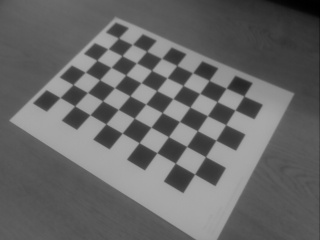
#> input picture pi-cam-cv/calibration/chess_board/frame01.jpg, 320 x 240 px; its folder holds only this picture in this run
$ python pi_calibrate.py
#> lines starting #> are read from the running program, lines starting #| are printed output that depends on the picture; after the words box and inside, x2 and y2 are one past the last pixel; in counts of white or black regions, pixels touching at a corner belong together; long printed decimals are rounded

"""
Reference:
OpenCV-Python Tutorials - Camera Calibration and 3D Reconstruction
http://opencv-python-tutroals.readthedocs.org/en/latest/py_tutorials/py_calib3d/py_calibration/py_calibration.html
"""

import cv2
import numpy as np
import glob

# termination criteria
criteria = (cv2.TERM_CRITERIA_EPS + cv2.TERM_CRITERIA_MAX_ITER, 30, 0.001)

# 6x9 chess board, prepare object points, like (0,0,0), (1,0,0), (2,0,0) ....,(6,5,0)
object_point = np.zeros((6*9, 3), np.float32)
object_point[:, :2] = np.mgrid[0:9, 0:6].T.reshape(-1, 2)

# 3d point in real world space
object_points = []
# 2d points in image plane
image_points = []
h, w = 0, 0

images = glob.glob('chess_board/*.jpg')

for file_name in images:
    image = cv2.imread(file_name)
#> image is the input picture: shape (240, 320, 3); min 0, max 171, mean 102.9
    gray = cv2.cvtColor(image, cv2.COLOR_BGR2GRAY)
    h, w = gray.shape[:2]
#> h = 240; w = 320

    # find chess board corners
    ret, corners = cv2.findChessboardCorners(gray, (9, 6), None)
#> ret = True; corners = 54 rows, first 8: [118.5, 37.99], [132.3, 44.49], [146.5, 51.24], [161.6, 58.38], [176.7, 65.5], [192.6, 72.89], [209, 80.43], [226.2, 88.2]

    # add object points, image points
    if ret:
        object_points.append(object_point)
        cv2.cornerSubPix(gray, corners, (11, 11), (-1, -1), criteria)
        image_points.append(corners)

        # draw and display the corners
        cv2.drawChessboardCorners(image, (9, 6), corners, ret)
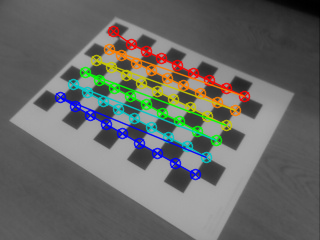
#> image: shape (240, 320, 3); 10.84% of pixels changed, all inside (x1, y1, x2, y2) = (54, 25, 251, 181)
        cv2.imshow('image', image)
        cv2.waitKey(500)

# calibration
retval, cameraMatrix, distCoeffs, rvecs, tvecs = cv2.calibrateCamera(object_points, image_points, (w, h), None, None)
#> retval = 0.772; cameraMatrix = [[289.9, 0, 154], [0, 285.3, 145.6], [0, 0, 1]]; distCoeffs = [[1.86, -32.22, 0.00303, -0.0153, 157.5]]; rvecs = ([-0.42, 0.197, 0.564],); tvecs = ([-2.06, -6.34, 17.25],)

print("camera matrix:\n", cameraMatrix)
#| camera matrix:
#|  [[289.938   0.         153.988]
#|  [  0.         285.272 145.638]
#|  [  0.           0.           1.        ]]

# pi camera intrinsic parameters
ay = cameraMatrix[1, 1]
#> ay = 285.3
u0 = cameraMatrix[0, 2]
#> u0 = 154
v0 = cameraMatrix[1, 2]
#> v0 = 145.6
print("Ay:", ay)
#| Ay: 285.272
print("u0:", u0)
#| u0: 153.988
print("v0:", v0)
#| v0: 145.638

cv2.destroyAllWindows()

$ run again, on pi-cam-cv/calibration/chess_board/frame05.jpg
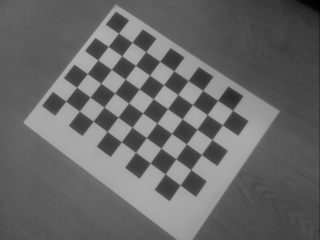
#> input picture pi-cam-cv/calibration/chess_board/frame05.jpg, 320 x 240 px
#> image is the input picture: shape (240, 320, 3); min 0, max 180, mean 103.2
#> ret = True; corners = 54 rows, first 8: [118.5, 33.17], [132, 42.3], [145.7, 51.61], [159.7, 61.22], [173.8, 70.78], [188.2, 80.49], [202.6, 90.36], [217.5, 100.3]
#> `cv2.drawChessboardCorners(image, (9, 6), corners, ret)`:
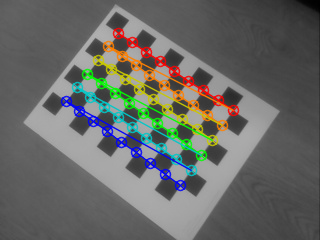
#> image: shape (240, 320, 3); 10.36% of pixels changed, all inside (x1, y1, x2, y2) = (60, 27, 240, 192)
#> retval = 0.0752; cameraMatrix = [[357.2, 0, 163.5], [0, 360.3, 125], [0, 0, 1]]; distCoeffs = [[-0.077, 4.69, -0.00676, 0.00286, -38.6]]; rvecs = ([-0.181, 0.114, 0.62],); tvecs = ([-2.64, -5.33, 21.1],)
#| camera matrix:
#|  [[357.180   0.         163.483]
#|  [  0.         360.271 125.034]
#|  [  0.           0.           1.        ]]
#> ay = 360.3
#> u0 = 163.5
#> v0 = 125
#| Ay: 360.271
#| u0: 163.483
#| v0: 125.034

$ run again, on pi-cam-cv/calibration/chess_board/frame06.jpg
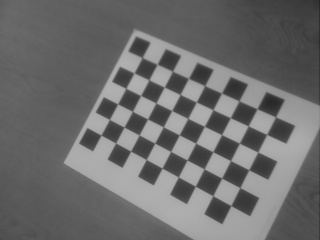
#> input picture pi-cam-cv/calibration/chess_board/frame06.jpg, 320 x 240 px
#> image is the input picture: shape (240, 320, 3); min 35, max 178, mean 108.2
#> ret = True; corners = 54 rows, first 8: [142, 57.45], [157.2, 64.16], [172.4, 70.99], [188.5, 78.36], [204.6, 85.57], [221.5, 93.04], [238.8, 100.7], [257, 108.6]
#> `cv2.drawChessboardCorners(image, (9, 6), corners, ret)`:
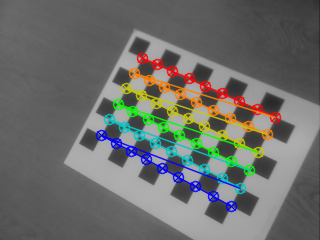
#> image: shape (240, 320, 3); 10.94% of pixels changed, all inside (x1, y1, x2, y2) = (95, 52, 282, 213)
#> retval = 0.0777; cameraMatrix = [[370.9, 0, 148.1], [0, 370.6, 116], [0, 0, 1]]; distCoeffs = [[-0.026, 2.51, -0.00845, -0.0104, -14.39]]; rvecs = ([-0.133, 0.296, 0.469],); tvecs = ([-0.336, -3.34, 21.26],)
#| camera matrix:
#|  [[370.899   0.         148.085]
#|  [  0.         370.642 116.014]
#|  [  0.           0.           1.        ]]
#> ay = 370.6
#> u0 = 148.1
#> v0 = 116
#| Ay: 370.642
#| u0: 148.085
#| v0: 116.014

$ run again, on pi-cam-cv/calibration/chess_board/frame07.jpg
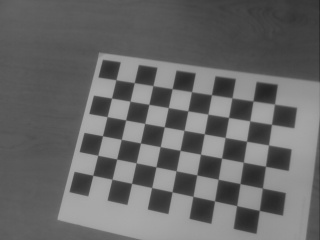
#> input picture pi-cam-cv/calibration/chess_board/frame07.jpg, 320 x 240 px
#> image is the input picture: shape (240, 320, 3); min 35, max 172, mean 103.6
#> ret = True; corners = 54 rows, first 8: [115.9, 79.69], [134.3, 82.64], [152.9, 85.57], [172.1, 88.72], [191.4, 91.63], [211.5, 94.72], [231.9, 97.75], [253, 101]
#> `cv2.drawChessboardCorners(image, (9, 6), corners, ret)`:
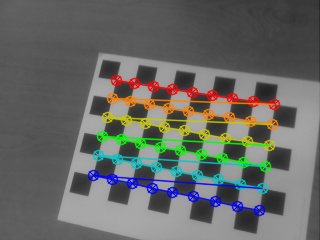
#> image: shape (240, 320, 3); 11.99% of pixels changed, all inside (x1, y1, x2, y2) = (87, 74, 281, 217)
#> retval = 0.0823; cameraMatrix = [[385.8, 0, 135.4], [0, 399.1, 138.2], [0, 0, 1]]; distCoeffs = [[0.0141, 1.53, -0.00362, -0.00332, -7.76]]; rvecs = ([-0.256, 0.177, 0.2],); tvecs = ([-1.02, -2.96, 20.31],)
#| camera matrix:
#|  [[385.812   0.         135.429]
#|  [  0.         399.142 138.169 ]
#|  [  0.           0.           1.        ]]
#> ay = 399.1
#> u0 = 135.4
#> v0 = 138.2
#| Ay: 399.142
#| u0: 135.429
#| v0: 138.169

$ run again, on pi-cam-cv/calibration/chess_board/frame02.jpg
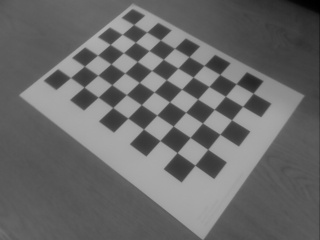
#> input picture pi-cam-cv/calibration/chess_board/frame02.jpg, 320 x 240 px
#> image is the input picture: shape (240, 320, 3); min 0, max 177, mean 104.8
#> ret = True; corners = 54 rows, first 8: [133.6, 24.48], [146.7, 32.04], [160.4, 39.99], [174.5, 48.36], [188.9, 56.63], [204, 65.44], [219.7, 74.44], [236.2, 83.72]
#> `cv2.drawChessboardCorners(image, (9, 6), corners, ret)`:
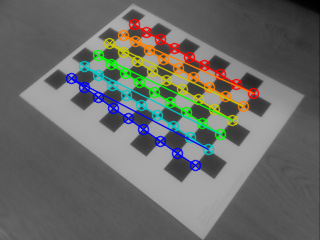
#> image: shape (240, 320, 3); 10.58% of pixels changed, all inside (x1, y1, x2, y2) = (65, 18, 260, 172)
#> retval = 0.354; cameraMatrix = [[488.9, 0, 163.1], [0, 637.3, 111.9], [0, 0, 1]]; distCoeffs = [[1.35, -63.31, -0.0166, 0.00311, 894.4]]; rvecs = ([-0.834, 0.297, 0.627],); tvecs = ([-1.72, -3.9, 28.76],)
#| camera matrix:
#|  [[488.911   0.         163.130]
#|  [  0.         637.332 111.861 ]
#|  [  0.           0.           1.        ]]
#> ay = 637.3
#> u0 = 163.1
#> v0 = 111.9
#| Ay: 637.332
#| u0: 163.130
#| v0: 111.861
